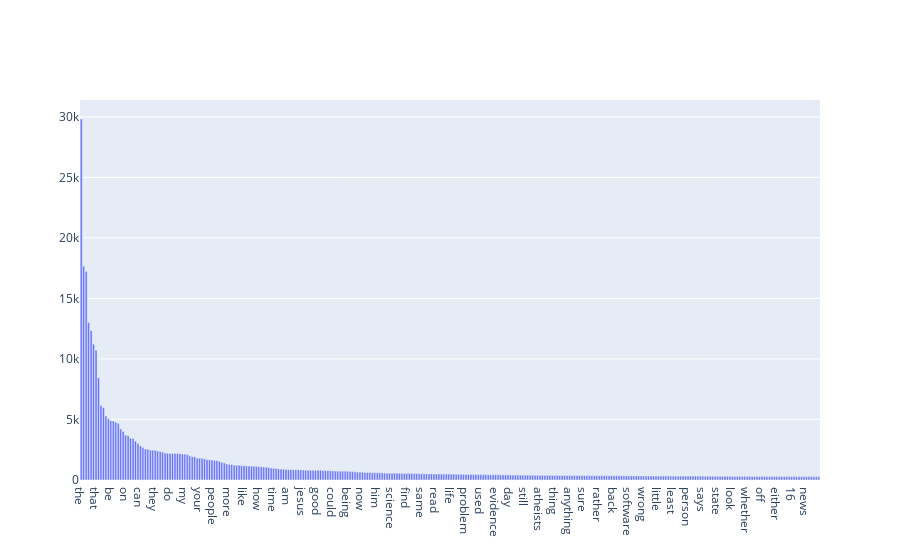

Notebook code for this chart:
### Markdown cell above
## Using Plotly

### Code cell
bar = go.Bar(x=sorted_vocabulary_dict_dataframe.iloc[:300,0],y=sorted_vocabulary_dict_dataframe.iloc[:300,1])
fig = go.Figure(bar)
fig.show()

### Figure 1 — Plotly figure (JSON) as saved in the notebook; plotly's stock layout.template omitted (floating-point values rounded to 4 significant figures; data arrays with more than 128 entries replaced by an {"elided": "..."} marker saying what was removed)
{"data": [{"type": "bar", "x": {"elided": "300 str values"}, "y": {"elided": "300 int values"}}], "layout": {}}
